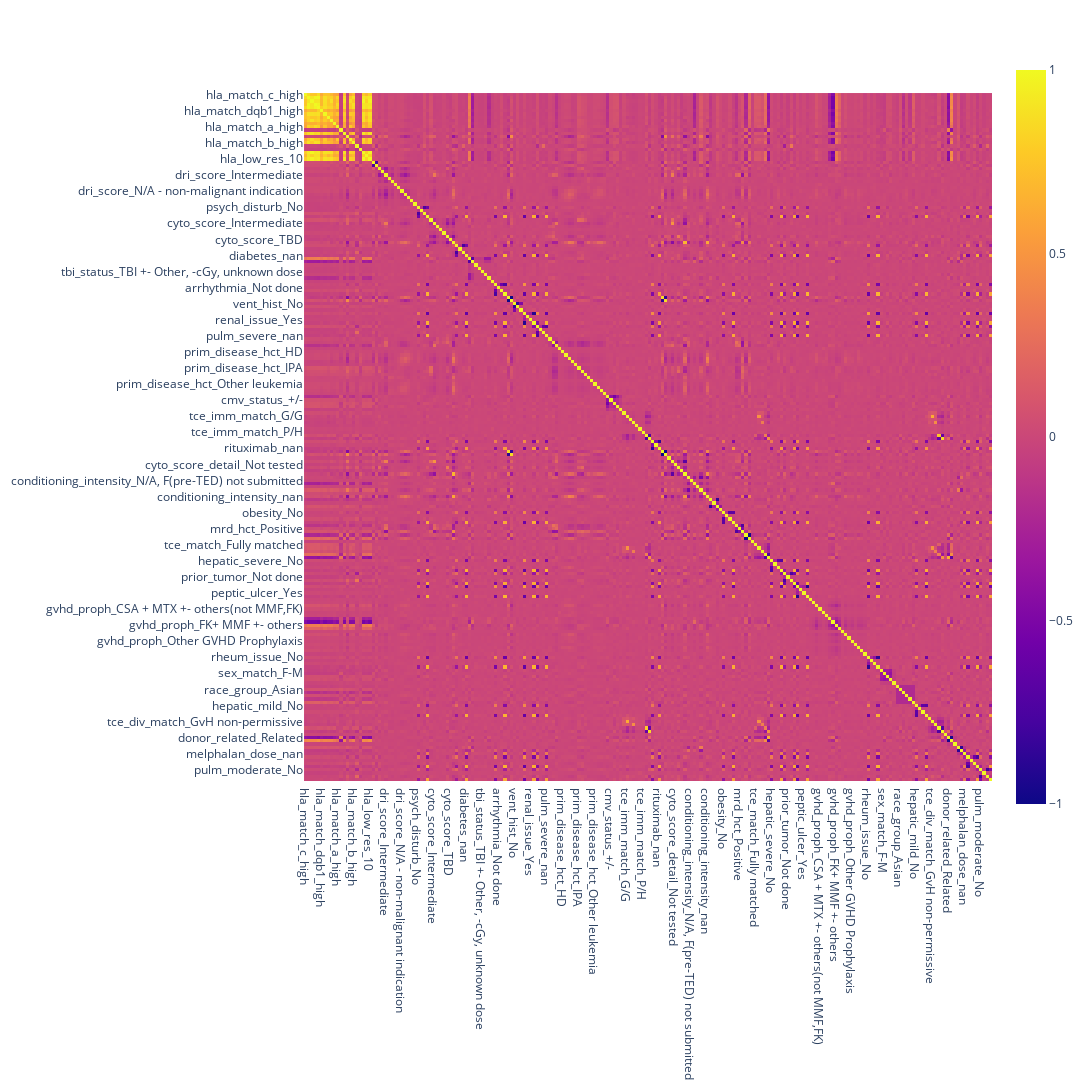

Source (notebook cell):
### Code cell
import plotly.express as px

fig = px.imshow(df_train_encoded.corr(), text_auto=True, 
                width=2000, height=2000)
fig.show()

### Figure 1 — Plotly figure (JSON) as saved in the notebook; plotly's stock layout.template omitted (floating-point values rounded to 4 significant figures; data arrays with more than 128 entries replaced by an {"elided": "..."} marker saying what was removed)
{"data": [{"coloraxis": "coloraxis", "hovertemplate": "x: %{x}<br>y: %{y}<br>color: %{z}<extra></extra>", "name": "0", "texttemplate": "%{z}", "type": "heatmap", "x": {"elided": "214 str values"}, "xaxis": "x", "y": {"elided": "214 str values"}, "yaxis": "y", "z": {"elided": "214x214 float values"}}], "layout": {"coloraxis": {"colorscale": [[0, "#0d0887"], [0.1111, "#46039f"], [0.2222, "#7201a8"], [0.3333, "#9c179e"], [0.4444, "#bd3786"], [0.5556, "#d8576b"], [0.6667, "#ed7953"], [0.7778, "#fb9f3a"], [0.8889, "#fdca26"], [1, "#f0f921"]]}, "height": 2000, "margin": {"t": 60}, "width": 2000, "xaxis": {"anchor": "y", "constrain": "domain", "domain": [0, 1], "scaleanchor": "y"}, "yaxis": {"anchor": "x", "autorange": "reversed", "constrain": "domain", "domain": [0, 1]}}}
